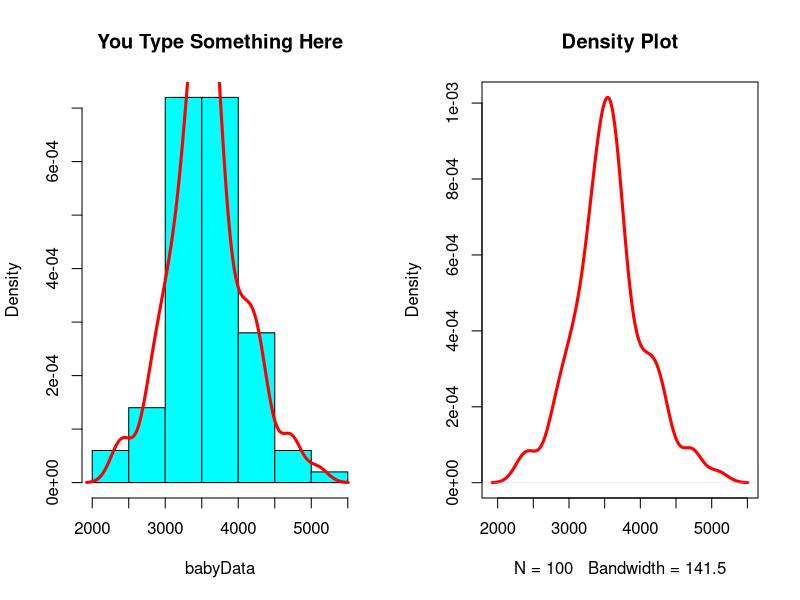
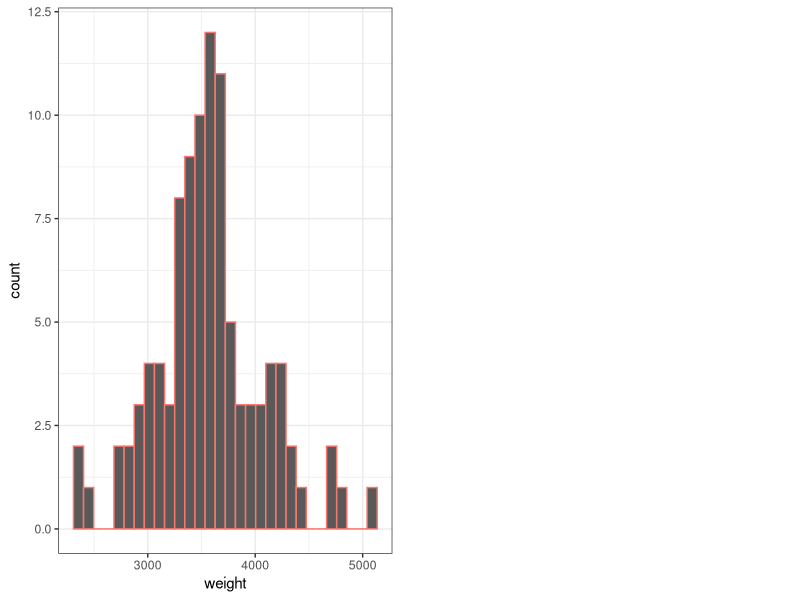

Generate these figures, in order, with R: (Note: this script raises an error after producing the figures.)
### Code examples for visualizing normal distributions ###

###Draw 100 samples from a normal distribution with mean 3500 and standard deviation 500
babyData <- rnorm(100, mean = 3500, sd=500)


# Create two plots side by cide 
# First we set the parameters, mfrow allows you to layout plots side by side
par(mfrow=c(1,2)) # Make device region 1 by 2

# Here the first plot which is a histogram 
hist(babyData, prob=TRUE, col="cyan", main="You Type Something Here")

# Line is not a plot command so that it goes to the previous plot command. 
lines(density(babyData),lwd=3,col="red")

# This puts the density function on a new plotS
plot(density(babyData),lwd=3,col="red",main="")



# add the title to the most recent plot 
title(main="Density Plot")



#ggplot version


#Load library, install.packages("ggplot2") 
if(!require(ggplot2))
{
  install.packages("ggplot2")
}

if(!require(gridExtra))
{
  install.packages("gridExtra")
}

#Create data frame 
df = data.frame(babyData)
colnames(df) = "weight"

#Legend.position = 0 removes the legend from the plot
g = ggplot(data=df,aes(x=weight,color="red")) + 
  geom_histogram() + 
  theme_bw() + 
  theme(legend.position = 0)


h = ggplot(data=df,aes(x=weight,color="red")) + 
  geom_density() + 
  theme_bw() + 
  theme(legend.position=0)

grid.arrange(g,h,nrow=1)



# And now set back the par to the originial setting. 
# This step is a good practice so that you set the par back to what it was. 
par(mfrow=c(1,1))


# We want to visualize the normal distribution curve and color some part of it. 

# Define a vector
x <- seq(from = -3, to = 3, length.out = 100)

# Apply the distribution density function to the vector
y <- dnorm(x)

# Plot it
plot(x, y, type="l")

# Shade an area from -1 to 1: define the area by specifying points along the outer edges and then use polygon function to fill the shape
xvalues <- x[x>=-1 & x<=1]
yvalues <- y[x>=-1 & x<=1]
region.x <- c(xvalues[1], xvalues, tail(xvalues, 1))
region.y <- c(0, yvalues, 0)
# print out the region.x to see what is inside. 
region.x
region.y

polygon(region.x, region.y, col="navy")


###Another way to visualize the normal distribution curve ###

# Define a vector
x <- seq(from = -3, to = 3, length.out = 100)

# Define a vector
curve(dnorm(x), xlim=c(-3,3), main='Normal Density')

# To shade the region represented by P(-3 < X < -2). 

# The first vertex we want for our polygon is (-3,0). 
cord.x <- c(-3)
cord.y <- c(0)

# The 2nd vertex will be (-3, f(-3)), f(-3) is the normal density evaluated at -3. 
cord.x <- c(cord.x, -3) 
cord.y <- c(cord.y, dnorm(-3)) 

# The 3rd and 4th vertices are (-2,f(-2)) and (-2,0)
cord.x <- c(cord.x, -2, -2)
cord.y <- c(cord.y, dnorm(-2), 0)

# Now, we can use the polygon function and color parts in skyblue color. 
polygon(cord.x, cord.y, col="skyblue")



# ggplot visualization
# Define a vector
x <- seq(from = -3, to = 3, length.out = 100)

# Apply the distribution density function to the vector
y <- dnorm(x)
df = data.frame(x,y)
ggplot(data=df,aes(x=x,y=y,color="red")) + 
  geom_line() +
  theme_bw()
